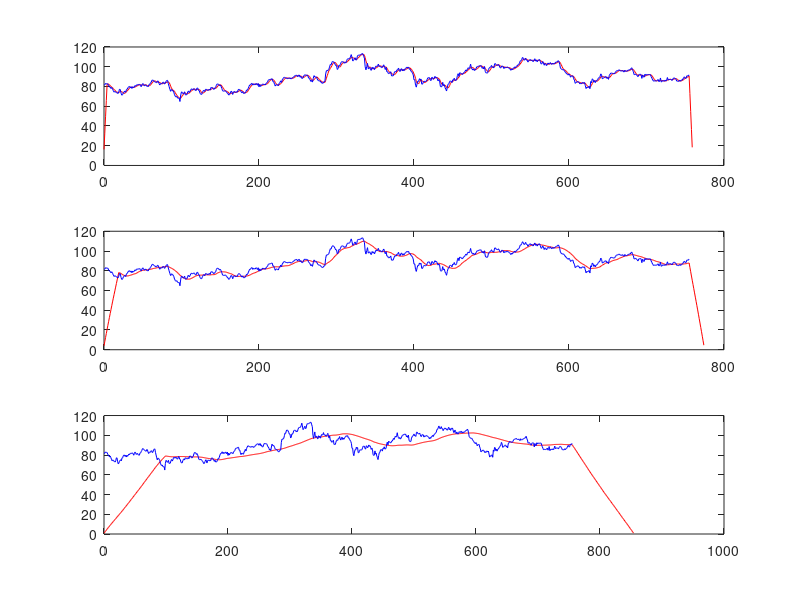

Recreate this plot in MATLAB.
load('Week3_CaseStudy_Data.mat');
N = 5;
n = 0:N-1;
h1 = zeros(1,N);
for i = 1:1:N,
    h1(i) = 1/N;
end
h1 = h1'; %SMA Filter
u5 = filter(h1,1,[x; zeros(length(h1)-1,1)]); 

N = 20;
n = 0:N-1;
h1 = zeros(1,N);
for i = 1:1:N,
    h1(i) = 1/N;
end
h1 = h1'; %SMA Filter
u20 = filter(h1,1,[x; zeros(length(h1)-1,1)]);

N = 100;
n = 0:N-1;
h1 = zeros(1,N);
for i = 1:1:N,
    h1(i) = 1/N;
end
h1 = h1'; %SMA Filter
u100 = filter(h1,1,[x; zeros(length(h1)-1,1)]);

subplot(311)
plot(0:length(u5)-1,u5,'-r');
hold on
plot(0:length(x)-1,x,'-b');
subplot(312)
plot(0:length(u20)-1,u20,'-r');
hold on
plot(0:length(x)-1,x,'-b');
subplot(313)
plot(0:length(u100)-1,u100,'-r');
hold on
plot(0:length(x)-1,x,'-b');